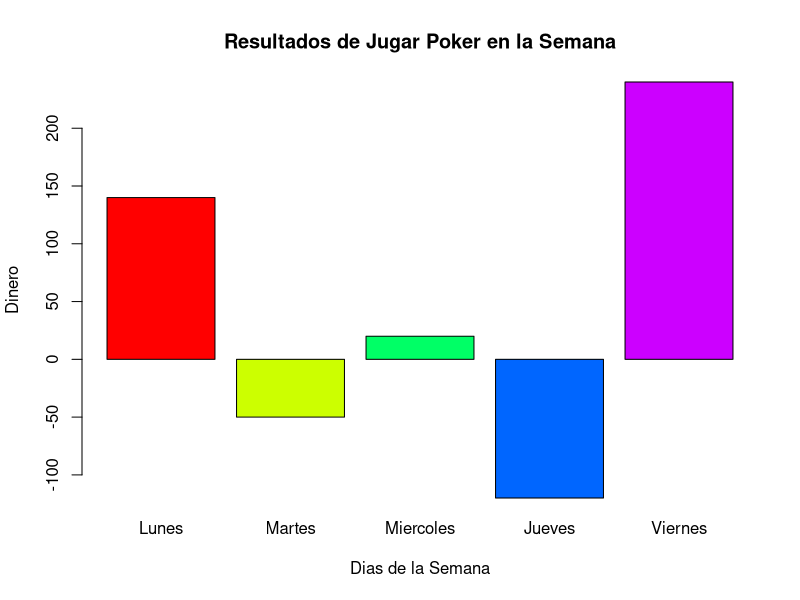

The R script that drew this image:
#Creamos el vector con los datos
poker_money <- c(140, -50, 20, -120, 240)
# Asignamos nombres con los días de la semana
names(poker_money) = c("Lunes", "Martes", "Miercoles", "Jueves", "Viernes")
# Creamos el gráfico de barras
barplot(poker_money, main = "Resultados de Jugar Poker en la Semana",
    xlab = "Dias de la Semana", ylab= "Dinero", name.arg = names(poker_money),
    col = rainbow(5)
    )